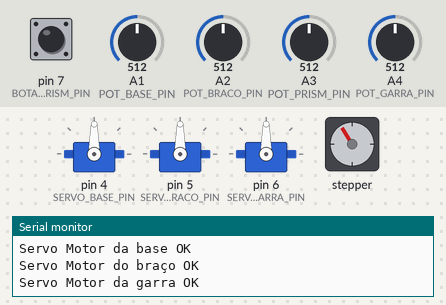
Recording of a sketch running on a simulated Arduino Uno, built with avr-gcc and run on an emulated ATmega328P. On the bench: 3 × servo, stepper motor, the last lines printed to the serial monitor. The inputs (shaded band) are chosen by the test bench; at power-on: pin 7 (BOTAO_FC_PRISM_PIN) HIGH, A3 (POT_PRISM_PIN) = 512, A1 (POT_BASE_PIN) = 512, A2 (POT_BRACO_PIN) = 512, A4 (POT_GARRA_PIN) = 512. Stepper angles assume 800 steps per turn.

Above: at 3.7 s.
3.8 s: pin 7 (BOTAO_FC_PRISM_PIN) pulled LOW for 0.3 s
7.1 s: A3 (POT_PRISM_PIN) set to 90
9.1 s: A1 (POT_BASE_PIN) set to 716
At 10.2 s:
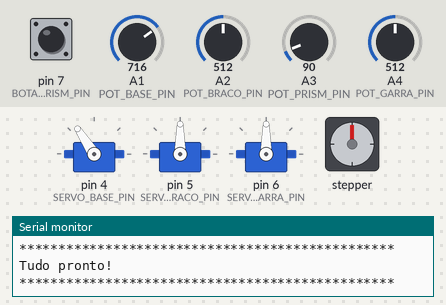
10.6 s: A2 (POT_BRACO_PIN) set to 716
At 11.8 s:
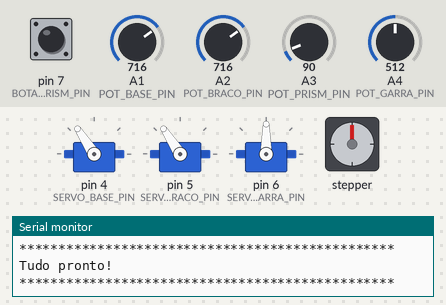
12.1 s: A4 (POT_GARRA_PIN) set to 716
At 12.5 s:
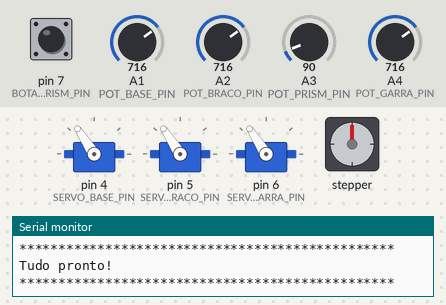
13.6 s: A3 (POT_PRISM_PIN) set to 108
At 13.84 s:
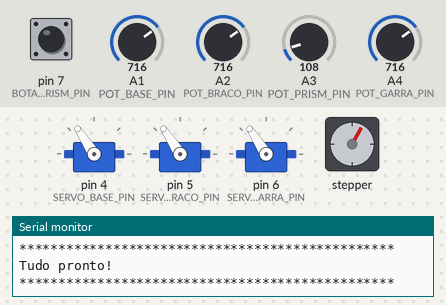
Timing chart, 0 to 16.6 s (numbered marks = the images above; inputs shaded):
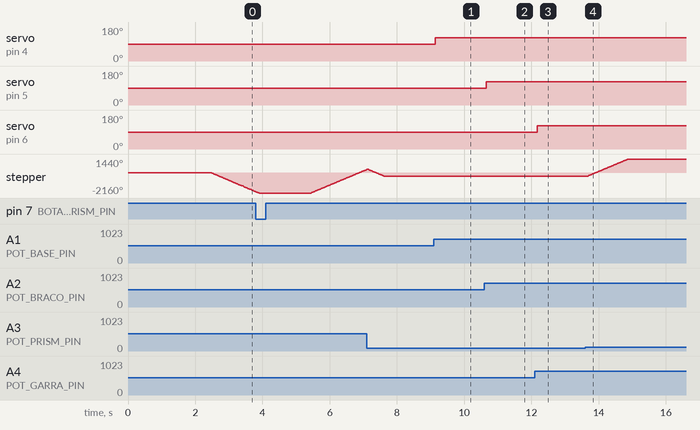

Measured:
- the behaviour switches between 102 and 103 on A3 (POT_PRISM_PIN) (found by bisection; images 3 and 4)
- after the input at 9.1 s, servo on pin 4 (SERVO_BASE_PIN): 90° → 123° at once
- after the input at 10.6 s, servo on pin 5 (SERVO_BRACO_PIN): 90° → 123° after 0.06 s
- after the input at 12.1 s, servo on pin 6 (SERVO_GARRA_PIN): 90° → 123° after 0.07 s
- after the input at 13.6 s, stepper: turns 1800° clockwise in 1.2 s, starting after 0.09 s

The sketch:

Projeto-Robotica.ino
```cpp
//=======================================================================================================================
//IFCE Campus Limoeiro do Norte / CE
//Curso:      Tecnologia em Mecatrônica Industrial
//Disciplina: Robótica I (S5)
//Projeto:    Braço Esférico (polar)
//Equipe:     André Luis de Oliveira Targino,
//            Gideão Ferreira de Sousa,
//            José Daniel da Silva,
//            Marlon da Silva Maia,
//            Weber Lucas Guimarães Chaves
//=======================================================================================================================

//=======================================================================================================================
//BIBLIOTECAS
//=======================================================================================================================

#include <Servo.h>                      //Biblioteca para controle dos Servo Motores
#include <Stepper.h>                    //Biblioteca para controle do Motor de Passo

//=======================================================================================================================
//DEFINIÇÕES
//=======================================================================================================================

#define STEPPER_DIR  2                  //Porta ligada ao pino DIR do Driver A4988
#define STEPPER_STEP 3                  //Porta ligada ao pino STEP do Driver A4988

#define SERVO_BASE_PIN  4               //Porta ligada ao pino de sinal do Servo Motor da base
#define SERVO_BRACO_PIN 5               //Porta ligada ao pino de sinal do Servo Motor do braço
#define SERVO_GARRA_PIN 6               //Porta ligada ao pino de sinal do Servo Motor da garra

#define BOTAO_FC_PRISM_PIN 7            //Porta ligada ao botão indicador de fim de curso do motor de passo

#define POT_BASE_PIN  A1                //Porta ligada ao potenciômetro responsável por controlar o Servo Motor da base
#define POT_BRACO_PIN A2                //Porta ligada ao potenciômetro responsável por controlar o Servo Motor do braço
#define POT_PRISM_PIN A3                //Porta ligada ao potenciômetro responsável por controlar o Motor de Passo da junta prismática
#define POT_GARRA_PIN A4                //Porta ligada ao potenciômetro responsável por controlar o Servo Motor da garra

#define STEPPER_PASSOS_POR_VOLTA 800    //Quantidade de passos que o motor de passos deve realizar para dar 1 volta completa
#define STEPPER_PASSO  5                //De quantas em quantas voltas o motor de passo irá girar
#define SERVOS_PASSO   3                //De quantos em quantos graus será o incremento/decremento dos ângulos dos servos
#define FUSO_MAX_VOLTAS 100             //Quantidade máxima de voltas que o motor de passo pode dar no fuso
#define LEITURAS 5                      //Quantidade de vezes que as portas analógicas devem ser lidas (evitar a execução de um rúido)

//=======================================================================================================================
//OBJETOS
//=======================================================================================================================

Servo servo_base;                        //Servo Motor da base
Servo servo_braco;                       //Servo Motor do braço
Servo servo_garra;                       //Servo Motor da garra

Stepper stepper_prism(STEPPER_PASSOS_POR_VOLTA, STEPPER_DIR, STEPPER_STEP);   //Motor de passo (junta prismática)

//=======================================================================================================================
//VARIÁVEIS GLOBAIS
//=======================================================================================================================

int base,         //Variáveis que
    braco,        //guardam os valores
    prism,        //atuais de cada
    garra;        //motor

//=======================================================================================================================
//FUNÇÕES
//=======================================================================================================================

void controles_setup();

void servo_base_setup();
void servo_base_loop();

void servo_braco_setup();
void servo_braco_loop();

void servo_garra_setup();
void servo_garra_loop();

void stepper_setup();
void stepper_loop();

void stepper_voltas(float voltas);

bool stepper_fim_de_curso();

void debug();

//=======================================================================================================================
//SETUP
//=======================================================================================================================

void setup(){
    Serial.begin(9600);         //Inicia a comunicação Serial

    Serial.println("************************************************");
    Serial.println("IFCE Campus Limoeiro do Norte / CE");
    Serial.println("Curso:      Tecnologia em Mecatrônica Industrial");
    Serial.println("Disciplina: Robótica I (S5)");
    Serial.println("Projeto:    Braço Esférico (polar)");                 //Apresentação do trabalho e equipe
    Serial.println("Equipe:     André Luis de Oliveira Targino,");
    Serial.println("            Gideão Ferreira de Sousa,");
    Serial.println("            José Daniel da Silva, ");
    Serial.println("            Marlon da Silva Maia,");
    Serial.println("            Weber Lucas Guimarães Chaves");

    Serial.println("************************************************");
    Serial.println("Iniciando...");
    Serial.println("************************************************");
    delay(500);

    servo_base_setup();
    servo_braco_setup();        //Configura os componentes
    servo_garra_setup();
    stepper_setup();
    controles_setup();

    Serial.println("************************************************");
    Serial.println("Tudo pronto!");
    Serial.println("************************************************");
    delay(500);
}

//=======================================================================================================================
//LOOP
//=======================================================================================================================

void loop(){
    stepper_loop();
    servo_base_loop();
    servo_braco_loop();
    servo_garra_loop();

    //debug();

    /*
    char c = ' ';
    String comando = "";
    int voltas = 0;
    bool executar = false;

    while(Serial.available()) {       //Verifica a Serial
        c = Serial.read();            //Lê a Serial caracter por caracter

        if(c != '\n') {               //Se o caracter for diferente de '\n', grava o comando
            comando += c;
        }
        else {                        //Se o caracter for '\n', chegou ao final do comando
            executar = true;
        }
    }

    if(executar) {                                          //Executa o comando recebido
        Serial.println("Comando recebido: " + comando);
        extrairValores(comando);                            //(um comando válido possui 21 caracteres)

        voltas = comando.toInt();

        Serial.println("Voltas:  " + String(voltas));
        Serial.println("Sentido: " + (voltas >= 0) ? ("Horário") : ("Anti-horário"));

        stepper_volta(voltas);

        Serial.println("************************************");

    }

    suavizar_servo(servo1, servo1_angulo);

    delay(10);
    */
}

//=======================================================================================================================
//FUNÇÕES
//=======================================================================================================================

//=======================================================================================================================
//CONFIGURA OS CONTROLES (POTENCIÔMETROS)
//=======================================================================================================================

void controles_setup() {
    pinMode(POT_BASE_PIN, INPUT);
    pinMode(POT_BRACO_PIN, INPUT);      //Define os pinos
    pinMode(POT_PRISM_PIN, INPUT);      //como Input
    pinMode(POT_GARRA_PIN, INPUT);
    Serial.println("Controles OK");
    delay(500);
}

//=======================================================================================================================
//CONFIGURA O SERVO MOTOR DA BASE
//=======================================================================================================================

void servo_base_setup() {
    servo_base.attach(SERVO_BASE_PIN);
    Serial.println("Servo Motor da base OK");
    delay(500);
}

//=======================================================================================================================
//FUNÇÃO A SER INCLUÍDA NO LOOP PARA CONTROLAR O SERVO MOTOR DA BASE
//=======================================================================================================================

void servo_base_loop() {
    static unsigned long tempo = 0;
    int angulo = 0;

    //Executa a cada 100ms (10x por segundo)
    if(millis() - tempo >= 100) {
        for(int i = 0 ; i < LEITURAS ; i++) {
            angulo = angulo + analogRead(POT_BASE_PIN);
            delayMicroseconds(100);
        }

        base = SERVOS_PASSO * map(angulo / LEITURAS, 0, 1023, 0, 180 / SERVOS_PASSO);

        servo_base.write(base);

        tempo = millis();
    }
}

//=======================================================================================================================
//CONFIGURA O SERVO MOTOR DO BRAÇO
//=======================================================================================================================

void servo_braco_setup() {
    servo_braco.attach(SERVO_BRACO_PIN);
    Serial.println("Servo Motor do braço OK");
    delay(500);
}

//=======================================================================================================================
//FUNÇÃO A SER INCLUÍDA NO LOOP PARA CONTROLAR O SERVO MOTOR DO BRAÇO
//=======================================================================================================================

void servo_braco_loop() {
    static unsigned long tempo = 0;
    int angulo = 0;

    //Executa a cada 100ms (10x por segundo)
    if(millis() - tempo >= 100) {
        for(int i = 0 ; i < LEITURAS ; i++) {
            angulo = angulo + analogRead(POT_BRACO_PIN);
            delayMicroseconds(100);
        }

        braco = SERVOS_PASSO * map(angulo / LEITURAS, 0, 1023, 0, 180 / SERVOS_PASSO);

        servo_braco.write(braco);

        tempo = millis();
    }
}

//=======================================================================================================================
//CONFIGURA O SERVO MOTOR DA GARRA
//=======================================================================================================================

void servo_garra_setup() {
    servo_garra.attach(SERVO_GARRA_PIN);
    Serial.println("Servo Motor da garra OK");
    delay(500);
}

//=======================================================================================================================
//FUNÇÃO A SER INCLUÍDA NO LOOP PARA CONTROLAR O SERVO MOTOR DA GARRA
//=======================================================================================================================

void servo_garra_loop() {
    static unsigned long tempo = 0;
    int angulo = 0;

    //Executa a cada 100ms (10x por segundo)
    if(millis() - tempo >= 100) {
        for(int i = 0 ; i < LEITURAS ; i++) {
            angulo = angulo + analogRead(POT_GARRA_PIN);
            delayMicroseconds(100);
        }

        garra = SERVOS_PASSO * map(angulo / LEITURAS, 0, 1023, 0, 180 / SERVOS_PASSO);

        servo_garra.write(garra);

        tempo = millis();
    }
}

//=======================================================================================================================
//FAZ O MOTOR DE PASSO INICIAR EM SUA POSIÇÃO ZERO (FIM DE CURSO)
//=======================================================================================================================

void stepper_setup() {
    stepper_prism.setSpeed(255);
    pinMode(BOTAO_FC_PRISM_PIN, INPUT_PULLUP);

    while(!stepper_fim_de_curso()) {
        stepper_voltas(-1);
    }

    Serial.println("Motor de passo OK");
    delay(500);
}

//=======================================================================================================================
//FUNÇÃO A SER INCLUÍDA NO LOOP PARA CONTROLAR O MOTOR DE PASSO
//=======================================================================================================================

void stepper_loop() {
    static unsigned long tempo = 0;
    int voltas_restantes = 0;

    //Executa a cada 100ms (10x por segundo)
    if(millis() - tempo >= 100) {
        for(int i = 0 ; i < LEITURAS ; i++) {
            voltas_restantes = voltas_restantes + analogRead(POT_PRISM_PIN);
            delayMicroseconds(100);
        }

        voltas_restantes = STEPPER_PASSO * map(voltas_restantes / LEITURAS, 0, 1023, 0, FUSO_MAX_VOLTAS / STEPPER_PASSO);
        voltas_restantes = voltas_restantes - prism;

        tempo = millis();
    }

    if(voltas_restantes > 0) {
        stepper_voltas(1);
        prism++;
    }

    if(voltas_restantes < 0) {
        stepper_voltas(-1);
        prism--;
    }

    stepper_fim_de_curso();
}

//=======================================================================================================================
//IDENTIFICA O FIM DE CURSO DO MOTOR DE PASSO E ZERA A POSIÇÃO DO MESMO
//=======================================================================================================================

bool stepper_fim_de_curso() {
    bool resultado;

    resultado = !digitalRead(BOTAO_FC_PRISM_PIN);

    if(resultado) {
        prism = 0;
    }

    return(resultado);
}

//=======================================================================================================================
//FAZ O MOTOR DE PASSO DAR A QUANTIDADE DE VOLTAS DESEJADA (POSITIVO: SENTIDO HORÁRIO | NEGATIVO: SENTIDO ANTI-HORÁRIO)
//=======================================================================================================================

void stepper_voltas(float voltas) {
    stepper_prism.step(voltas * STEPPER_PASSOS_POR_VOLTA);
}

//=======================================================================================================================
//FUNÇÃO DE DEBUG (IMPRIME OS VALORES ATUAIS DOS MOTORES)
//=======================================================================================================================

void debug() {
    Serial.println(String(base) + " " + String(braco) + " " + String(prism) + " " + String(garra));
}

//=======================================================================================================================


/*
//=======================================================================================================================
//FAZ O MOTOR DE PASSO DAR A QUANTIDADE DE VOLTAS DE ACORDO COM A POSIÇÃO DO POTENCIÔMETRO
//=======================================================================================================================

void stepper_voltas_pot() {
    static unsigned long tempo = 0;

    //Executa a cada 100ms (10x por segundo)
    if(millis() - tempo >= 100) {
        voltas_restantes = analogRead(POT_PRISM_PIN);
        voltas_restantes = STEPPER_PASSO * map(voltas_restantes, 0, 1023, 0, FUSO_MAX_VOLTAS / STEPPER_PASSO);
        voltas_restantes = voltas_restantes - prism;

        Serial.println(prism);

        tempo = millis();
    }
}
*/


//=======================================================================================================================
//EXTRAI OS VALORES DO COMANDO RECEBIDO E GRAVA NAS RESPECTIVAS VARIÁVEIS
//=======================================================================================================================

void extrairValores(String comando) {
    /*
    String componente = "";
    int valor;

    componente = comando.substring(0, comando.indexOf(":"));
    valor = comando.substring(comando.indexOf(":") + 1, comando.length()).toInt();

    if(componente.equals("M")) {
        Serial.println("Controlando o motor de passo (valor: " + String(valor) + ")");
    }

    if(componente.equals("S1")) {
        Serial.println("Controlando o servo motor 1 (valor: " + String(valor) + ")");

        servo1_angulo = map(valor, 0, 180, 13, 173);
    }
    */

    /*
    int inicio = 0,
        fim = 0;

    fim = comando.indexOf(":", inicio);
    direcao = comando.substring(inicio, fim);
    inicio = fim + 1;

    fim = comando.indexOf(":", inicio);
    velocidade = comando.substring(inicio, fim).toInt();
    velocidade = map(velocidade, 1, 5, 120, 255);
    inicio = fim + 1;

    fim = comando.indexOf(":", inicio);
    servo1_angulo = comando.substring(inicio, fim).toInt();
    servo1_angulo = map(servo1_angulo, 0, 180, 120, 10);
    inicio = fim + 1;

    fim = comando.indexOf(":", inicio);
    servo2_angulo = comando.substring(inicio, fim).toInt();
    servo2_angulo = map(servo2_angulo, 0, 165, 180, 0);
    inicio = fim + 1;

    fim = comando.indexOf(":", inicio);
    servo3_angulo = comando.substring(inicio, fim).toInt();
    servo3_angulo = map(servo3_angulo, 0, 180, 0, 180);
    inicio = fim + 1;

    fim = comando.indexOf(":", inicio);
    servo4_angulo = comando.substring(inicio, fim).toInt();
    servo4_angulo = map(servo4_angulo, 0, 165, 180, 0);

    Serial.println("************************************");
    Serial.println("Comando: " + comando);
    Serial.println("Direcao:    " + direcao);
    Serial.println("Velocidade: " + String(velocidade));
    Serial.println("Servo 1:    " + String(servo1_angulo));
    Serial.println("Servo 2:    " + String(servo2_angulo));
    Serial.println("Servo 3:    " + String(servo3_angulo));
    Serial.println("Servo 4:    " + String(servo4_angulo));
    */
}

//=======================================================================================================================
//MOVIMENTA O SERVO DE FORMA MAIS SUAVE
//=======================================================================================================================

void suavizar_servo(Servo servo, int angulo) {
    int angulo_atual;

    angulo_atual = servo.read();

    if(angulo_atual < angulo) {
        angulo_atual++;
        servo.write(angulo_atual);
    }

    if(angulo_atual > angulo) {
        angulo_atual--;
        servo.write(angulo_atual);
    }
}

//=======================================================================================================================
```
